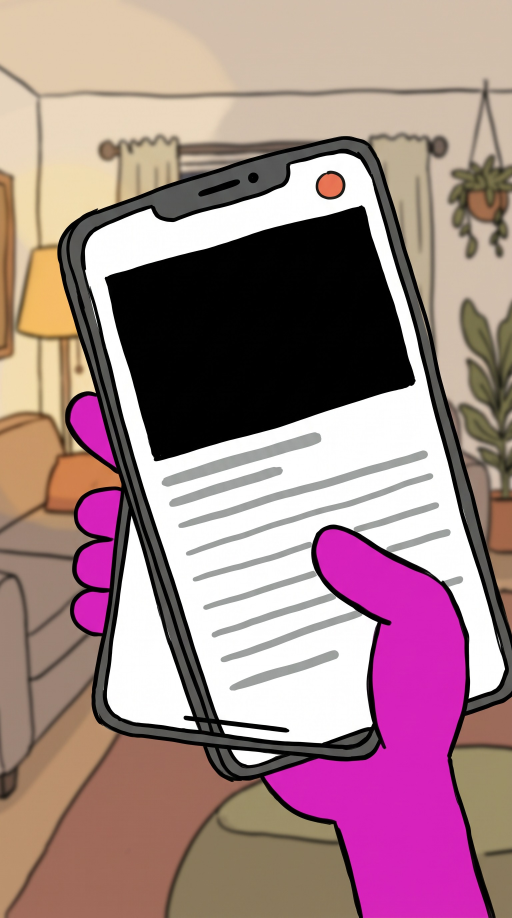
#> input picture herramientas/video/airfryer/img/br_correo.jpg, 1536 x 2752 px (shown at 1/3 size); its folder holds only this picture in this run
$ python -i procesar.py   (imports and definitions only)
#> lines starting #> are read from the running program, lines starting #| are printed output that depends on the picture; after the words box and inside, x2 and y2 are one past the last pixel; in counts of white or black regions, pixels touching at a corner belong together
#> further down, picture is the input picture: PIL image 1536x2752 RGB; mean R, G, B 163.5, 133.1, 135.9
"""Procesa el repertorio del bot: quita el fondo blanco (relleno desde los bordes, así el blanco del cuello y los
papeles de dentro se quedan), recorta a lo que ocupa con un margen y guarda WebP con transparencia. Mide la
pantalla-cara (caja) y los pies, y escribe el manifest.
  python3 procesar.py"""
import glob, json, os
import numpy as np
from PIL import Image
from scipy import ndimage as ndi


def sin_fondo(im):
    a = np.asarray(im.convert('RGB')).astype(int)
    blanco = (a.min(2) > 232) & (a.max(2) - a.min(2) < 18)
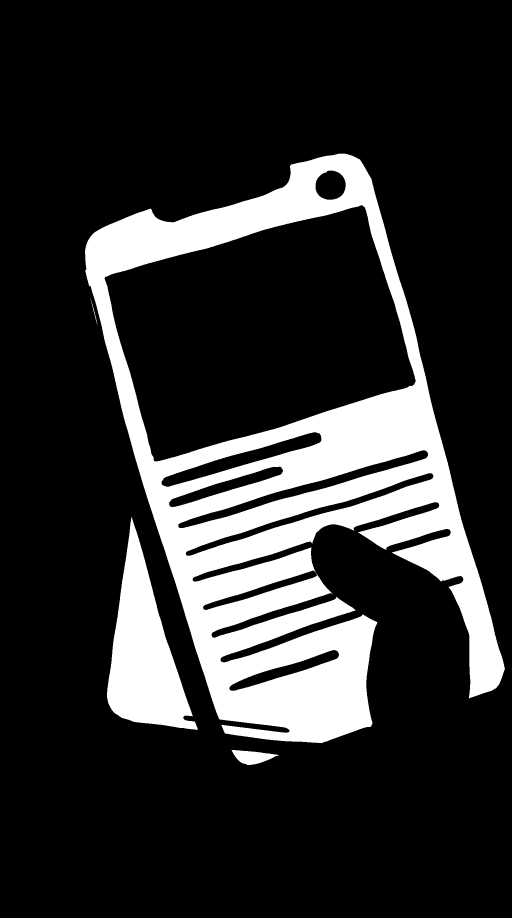
#> blanco: shape (2752, 1536) bool (shown at 1/3 size); 18.6% white; 14 white regions (10 under 20 px), largest, box (x1, y1, x2, y2) and area: (255, 461, 1515, 2229) 700599, (321, 1551, 594, 2189) 82176, (694, 2249, 838, 2295) 3709, (273, 900, 292, 973) 119
    lab, n = ndi.label(blanco)
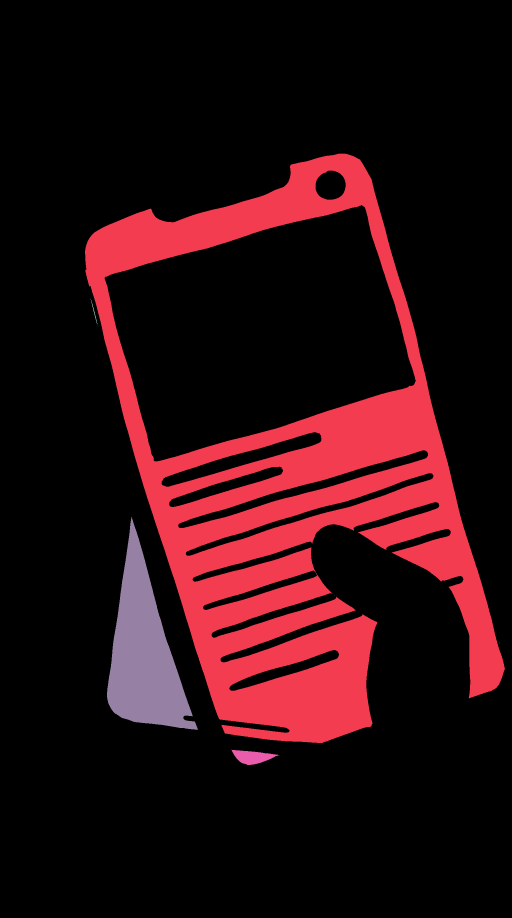
#> lab: shape (2752, 1536) int32 (shown at 1/3 size); 21 distinct labels, from 0 to 20; one colour per label, 0 black
#> n = 20
    borde = set(np.unique(np.r_[lab[0], lab[-1], lab[:, 0], lab[:, -1]])) - {0}
#> borde = 0 items
    fondo = np.isin(lab, list(borde))
#> fondo: shape (2752, 1536) bool; every value is 0
    fondo = ndi.binary_opening(fondo, iterations=1)
    al = np.where(fondo, 0, 255).astype('uint8')
#> al: shape (2752, 1536); every value is 255
    al = np.asarray(Image.fromarray(al).filter(__import__('PIL.ImageFilter', fromlist=['x']).GaussianBlur(1)))
    return np.dstack([a.astype('uint8'), al])


def pantalla(rgba):
    a = rgba[..., :3].astype(int); osc = (a.max(2) < 75) & (rgba[..., 3] > 0); osc[int(0.42 * osc.shape[0]):] = False
    lab, k = ndi.label(osc)
    if not k: return None
    best = None
    for i in range(1, k + 1):
        s = (lab == i).sum()
        if s < 0.003 * osc.size: continue
        ys, xs = np.nonzero(lab == i)
        if best is None or ys.mean() < best[0]: best = (ys.mean(), [int(xs.min()), int(ys.min()), int(xs.max()), int(ys.max())])
    return best[1] if best else None


def procesa(carpeta, salida, nombres_tipo=True):
    os.makedirs(salida, exist_ok=True)
    man = {}
    for f in sorted(glob.glob(os.path.join(carpeta, '*.png'))):
        n = os.path.basename(f)[:-4]
        rgba = sin_fondo(Image.open(f))
        ys, xs = np.nonzero(rgba[..., 3] > 20)
        y0, y1, x0, x1 = max(ys.min() - 20, 0), min(ys.max() + 20, rgba.shape[0]), max(xs.min() - 20, 0), min(xs.max() + 20, rgba.shape[1])
        rgba = rgba[y0:y1, x0:x1]
        Image.fromarray(rgba, 'RGBA').save(os.path.join(salida, n + '.webp'), quality=92)
        p = pantalla(rgba)
        fila = np.nonzero(rgba[..., 3].max(1) > 20)[0][-1]
        cols = np.nonzero(rgba[fila - 3, :, 3] > 20)[0]
        tipo = {'s': 'sentado', 't': 'tumbado'}.get(n[0], 'de pie') if n[1:2] == '_' else 'de pie'
        man[n] = {'tam': [rgba.shape[1], rgba.shape[0]], 'cara': p, 'pies': [float(cols.mean()) if len(cols) else rgba.shape[1] / 2, int(fila)], 'tipo': tipo}
    return man


# [7 lines not run here, left out]

>>> from PIL import Image
>>> picture = Image.open('../../../herramientas/video/airfryer/img/br_correo.jpg')
>>> result = sin_fondo(picture)

$ run again, on herramientas/video/airfryer/img/br_madre_c.jpg
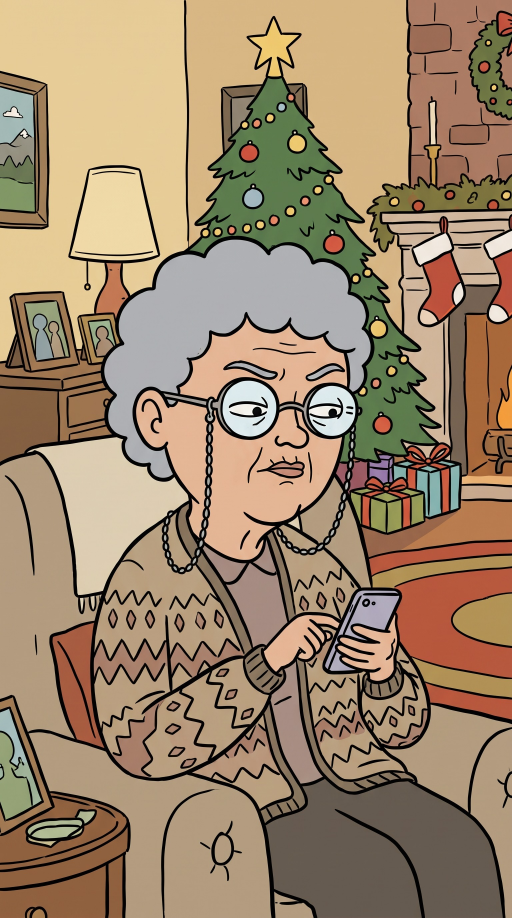
#> input picture herramientas/video/airfryer/img/br_madre_c.jpg, 1536 x 2752 px (shown at 1/3 size)
#> picture is the input picture: PIL image 1536x2752 RGB; mean R, G, B 156.6, 133.7, 106.8
#> in sin_fondo, `blanco = (a.min(2) > 232) & (a.max(2) - a.min(2) < 18)`:
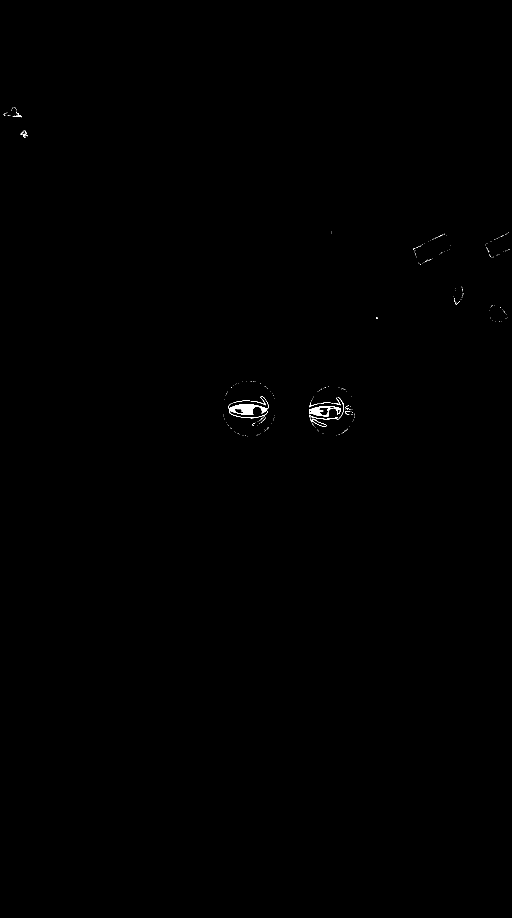
#> blanco: shape (2752, 1536) bool (shown at 1/3 size); 0.11% white; 327 white regions (311 under 20 px), largest, box (x1, y1, x2, y2) and area: (685, 1203, 806, 1255) 2040, (927, 1218, 1022, 1249) 1092, (928, 1192, 1032, 1260) 256
#> lab: shape (2752, 1536) int32; 599 distinct labels, from 0 to 598
#> n = 598
#> borde = 0 items
#> fondo: shape (2752, 1536) bool; every value is 0
#> al: shape (2752, 1536); every value is 255
